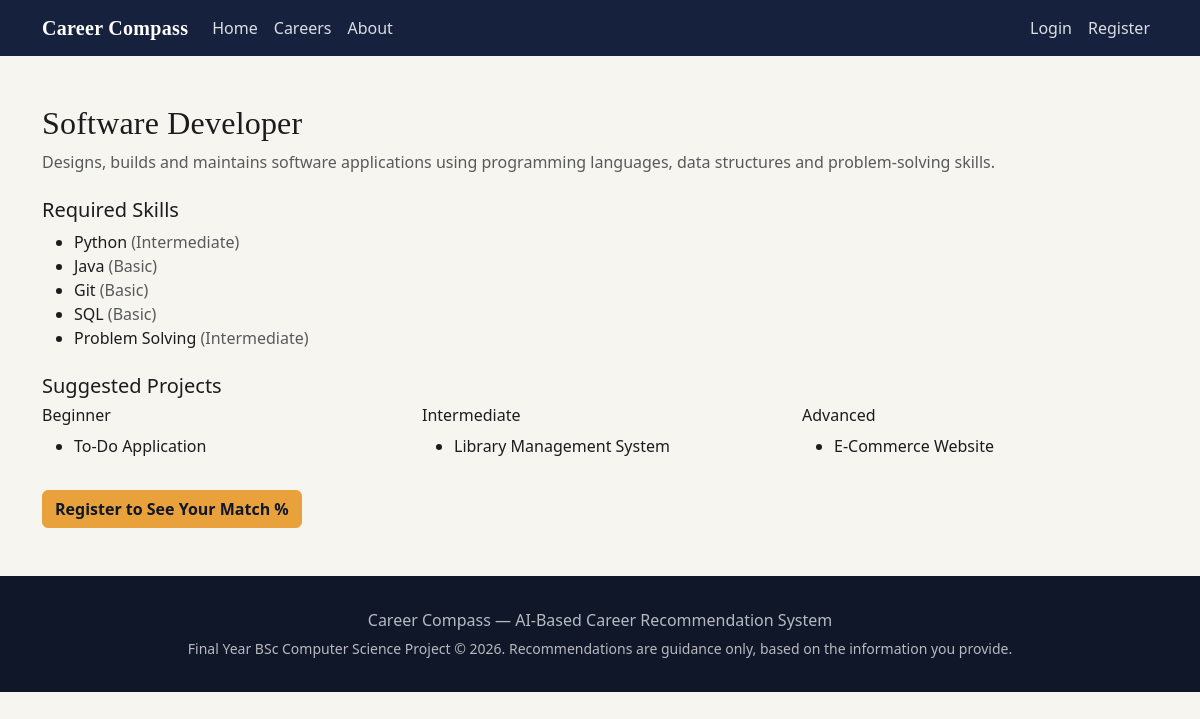
The app's page /careers/1 with its own data.
### models/models.py (models this page shows)
class Career(db.Model):
    __tablename__ = "careers"
    id = db.Column(db.Integer, primary_key=True)
    name = db.Column(db.String(120), unique=True, nullable=False)
    description = db.Column(db.Text)
    required_skills = db.relationship("CareerSkill", backref="career", cascade="all, delete-orphan")
    related_interests = db.relationship("CareerInterest", backref="career", cascade="all, delete-orphan")
    roadmap_steps = db.relationship("RoadmapStep", backref="career", cascade="all, delete-orphan",
                                     order_by="RoadmapStep.step_number")
    projects = db.relationship("Project", backref="career", cascade="all, delete-orphan")

class CareerSkill(db.Model):
    __tablename__ = "career_skills"
    id = db.Column(db.Integer, primary_key=True)
    career_id = db.Column(db.Integer, db.ForeignKey("careers.id"), nullable=False)
    skill_id = db.Column(db.Integer, db.ForeignKey("skills.id"), nullable=False)
    required_level = db.Column(db.String(20), default="Intermediate")
    skill = db.relationship("Skill")

class Skill(db.Model):
    __tablename__ = "skills"
    id = db.Column(db.Integer, primary_key=True)
    name = db.Column(db.String(100), unique=True, nullable=False)

class Project(db.Model):
    __tablename__ = "projects"
    id = db.Column(db.Integer, primary_key=True)
    career_id = db.Column(db.Integer, db.ForeignKey("careers.id"), nullable=False)
    level = db.Column(db.String(20))  # Beginner / Intermediate / Advanced
    title = db.Column(db.String(150), nullable=False)

### routes/main.py (the view)
@main_bp.route("/careers/<int:career_id>")
def career_public_details(career_id):
    from flask import abort
    career = Career.query.get_or_404(career_id)
    return render_template("career_public.html", career=career)

### templates/career_public.html (shortened to what this page needs)
{% extends "base.html" %}
{% block content %}
<div class="container my-5">
    <h2>{{ career.name }}</h2>
    <p class="text-muted">{{ career.description }}</p>
    <h5 class="mt-4">Required Skills</h5>
    <ul>
        {% for cs in career.required_skills %}
        <li>{{ cs.skill.name }} <span class="text-muted">({{ cs.required_level }})</span></li>
        {% endfor %}
    </ul>
    <h5 class="mt-4">Suggested Projects</h5>
    <div class="row">
        {% for level in ["Beginner", "Intermediate", "Advanced"] %}
        <div class="col-md-4">
            <h6>{{ level }}</h6>
            <ul>
                {% for p in career.projects if p.level == level %}
                <li>{{ p.title }}</li>
                {% endfor %}
            </ul>
        </div>
        {% endfor %}
    </div>
    {% if current_user.is_authenticated and not current_user.is_admin %}
    <a href="{{ url_for('student.career_details', career_id=career.id) }}" class="btn btn-amber mt-3">See My Personalized Match</a>
    {% else %}
    <a href="{{ url_for('auth.register') }}" class="btn btn-amber mt-3">Register to See Your Match %</a>
    {% endif %}
</div>
{% endblock %}

### static/css/style.css (style rules this page uses)
:root { --navy: #16213E; --navy-dark: #0F1729; --amber: #E9A23B; --teal: #2FA98C; --paper: #F7F5F0; --ink: #1C1C1E; --muted: #6B7280; }
body { background-color: var(--paper); color: var(--ink); font-family: "Segoe UI", Roboto, Helvetica, Arial, sans-serif; }
h1, h2, h3, h4, .brand { font-family: "Georgia", "Times New Roman", serif; letter-spacing: 0.2px; }
.btn-amber { background-color: var(--amber); border-color: var(--amber); color: var(--navy-dark); font-weight: 600; }

### records on screen
Career: name "Software Developer", description "Designs, builds and maintains software applications using programming languages, data structures and problem-solving skills."
CareerSkill: skill.name "Python", required_level "Intermediate"
CareerSkill: skill.name "Java", required_level "Basic"
CareerSkill: skill.name "Git", required_level "Basic"
CareerSkill: skill.name "SQL", required_level "Basic"
CareerSkill: skill.name "Problem Solving", required_level "Intermediate"
Project: title "To-Do Application"
Project: title "Library Management System"
Project: title "E-Commerce Website"

### other values on screen
{{ level }} "Beginner" "Intermediate" "Advanced"
